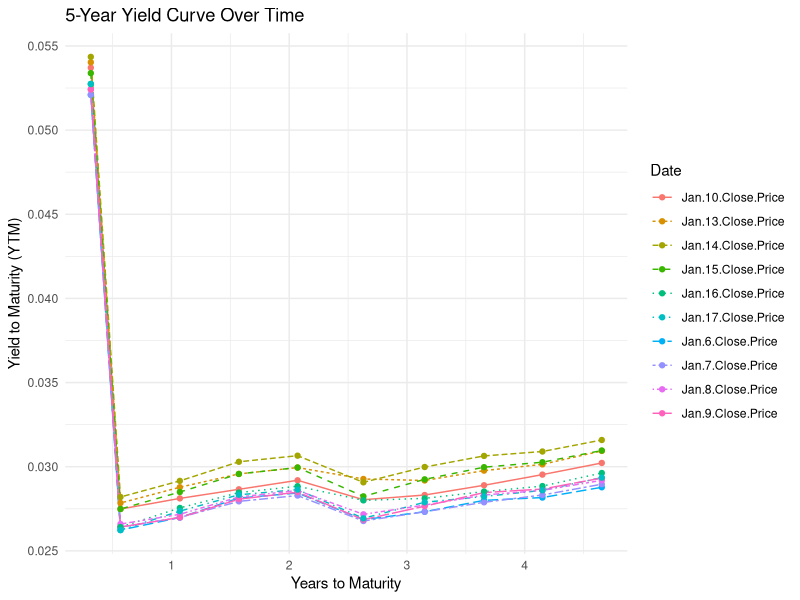
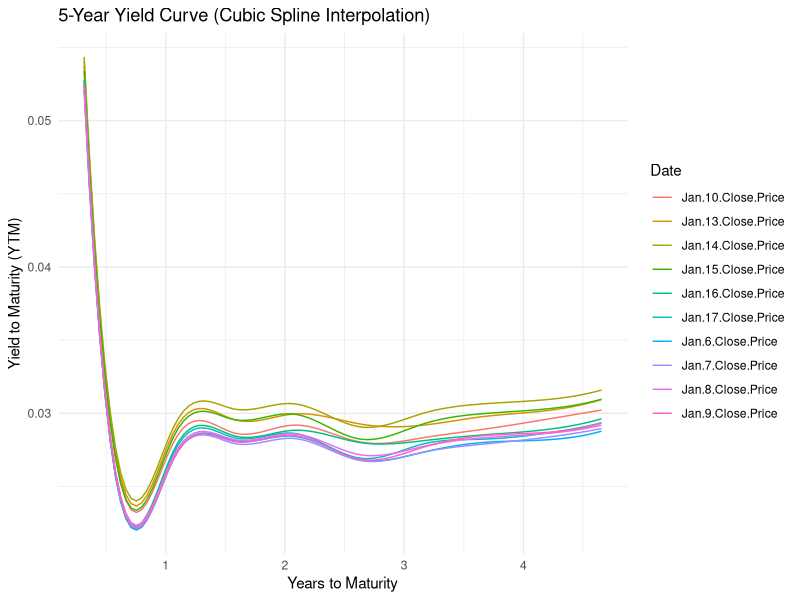

These charts were generated, in order, by the following R code:
# Load necessary libraries
library(dplyr)
library(ggplot2)
library(lubridate)
library(tidyverse)

# Load data
# data <- read.csv("data/analysis_data/analysis_data.csv")
data <- read.csv("data/analysis_data/analysis_data2.csv")

# Convert closing prices to numeric by removing dollar signs
price_columns <- names(data)[6:length(data)]
data[price_columns] <- lapply(data[price_columns], function(x) as.numeric(gsub("[$,]", "", x)))

# Convert dates
data$Maturity.Date <- as.Date(data$Maturity.Date, format="%Y-%m-%d")
data$Issue.Date <- as.Date(data$Issue.Date, format="%Y-%m-%d")

# Convert coupon rate to decimal
data$Coupon <- as.numeric(gsub("%", "", data$Coupon)) / 100

# Convert Maturity Date to Date format and calculate Time to Maturity
data <- data %>%
  mutate(Time.to.Maturity = as.numeric(difftime(Maturity.Date, as.Date("2025-01-17"), units = "days")) / 365)

# Function to calculate YTM using numerical solving
ytm_solver <- function(price, face_value, coupon_rate, years_to_maturity, num_coupons = 2) {
  coupon_payment <- (coupon_rate * face_value) / num_coupons
  periods <- years_to_maturity * num_coupons
  
  # Define bond price equation
  bond_price_eq <- function(y) {
    sum(coupon_payment / (1 + y / num_coupons)^(1:periods)) +
      face_value / (1 + y / num_coupons)^periods - price
  }
  
  # Solve for YTM using uniroot
  result <- tryCatch({
    uniroot(bond_price_eq, c(0, 1))$root
  }, error = function(e) { NA })
  
  return(result)
}

# Compute YTM for each bond for each closing price date
face_value <- 100
ytm_results <- data.frame(Maturity.Date = data$Maturity.Date)

for (date in price_columns) {
  ytm_results[[date]] <- mapply(ytm_solver, 
                                price = data[[date]], 
                                face_value = face_value, 
                                coupon_rate = data$Coupon, 
                                years_to_maturity = as.numeric(difftime(data$Maturity.Date, as.Date("2025-01-06"), units="days")) / 365)
}

# Reshape the data for plotting
ytm_long <- ytm_results %>%
  pivot_longer(-Maturity.Date, names_to = "Date", values_to = "YTM") %>%
  mutate(Date = gsub(" Close Price", "", Date),
         Years.to.Maturity = as.numeric(difftime(Maturity.Date, as.Date("2025-01-06"), units="days")) / 365)

# Plot the yield curves
ggplot(ytm_long, aes(x = Years.to.Maturity, y = YTM, color = Date, group = Date)) +
  geom_line(aes(linetype = Date)) +
  geom_point() +
  labs(title = "5-Year Yield Curve Over Time",
       x = "Years to Maturity",
       y = "Yield to Maturity (YTM)") +
  theme_minimal()

# Apply cubic spline interpolation correctly
ytm_spline <- ytm_long %>%
  group_by(Date) %>%
  summarise(
    Years.to.Maturity.Fine = list(seq(min(Years.to.Maturity), max(Years.to.Maturity), length.out = 100)),
    YTM.Fine = list(spline(Years.to.Maturity, YTM, xout = seq(min(Years.to.Maturity), max(Years.to.Maturity), length.out = 100))$y)
  ) %>%
  unnest(cols = c(Years.to.Maturity.Fine, YTM.Fine))

# Plot the yield curves using cubic spline interpolation
ggplot(ytm_spline, aes(x = Years.to.Maturity.Fine, y = YTM.Fine, color = Date, group = Date)) +
  geom_line() +
  labs(title = "5-Year Yield Curve (Cubic Spline Interpolation)",
       x = "Years to Maturity",
       y = "Yield to Maturity (YTM)") +
  theme_minimal()


